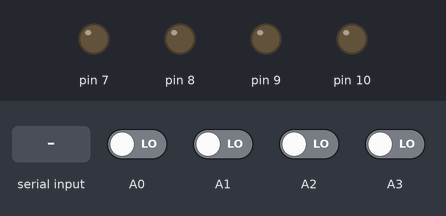
Bench run of a sketch on a simulated Arduino Uno, built with avr-gcc and run on an emulated ATmega328P. Shown: output pins drawn as LEDs (lit = HIGH). Dashed ring = blinking. Inputs (shaded band) come from the test bench; at power-on: A0–3 LOW.

Above: at 1.2 s.
1.3 s: "p" received over Serial
At 1.8 s:
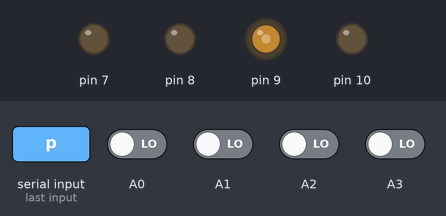
2.8 s: A0 driven HIGH
At 3.3 s:
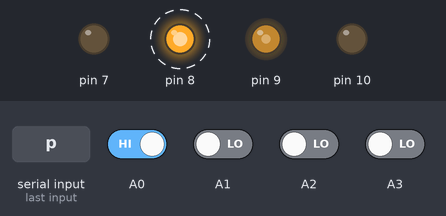
5.8 s: "w" received over Serial
At 8.5 s:
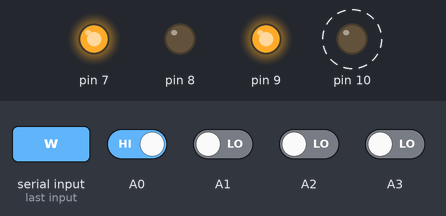
8.8 s: "s" received over Serial
At 9.9 s:
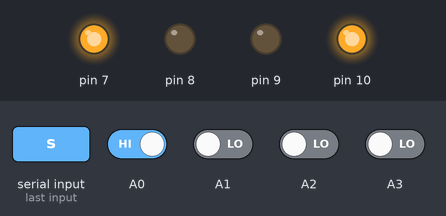
10.3 s: "a" received over Serial
At 11.0 s:
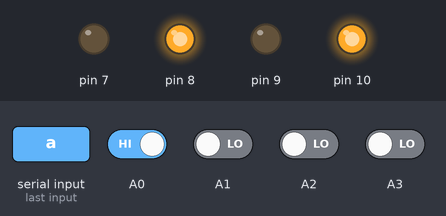
11.8 s: "w" received over Serial
At 12.2 s:
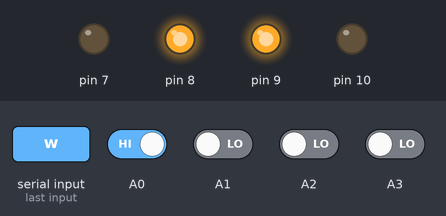
Timing chart, 0 to 14.3 s (numbered marks = the images above; inputs shaded):
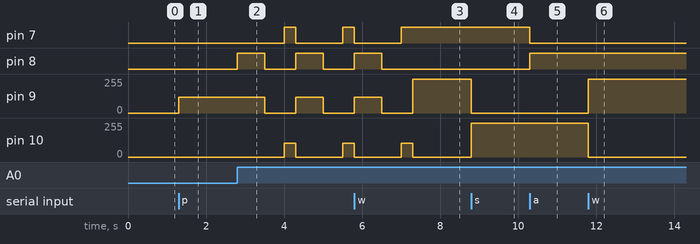

The sketch:

openwrt_control_car.ino
```cpp
int cmd=0;
char shuju;
char a;
void setup()
{
Serial.begin(9600);
pinMode(7,OUTPUT);
pinMode(10,OUTPUT);
pinMode(8,OUTPUT);
pinMode(9,OUTPUT);
pinMode(A0,INPUT);
pinMode(A2,INPUT);
pinMode(A3,INPUT);
pinMode(A4,INPUT);
}
void loop()
{
  if(Serial.available()>0)
  {
    shuju=Serial.read();
//    Serial.print(shuju);
//    Serial.println();

  }
 switch(shuju)
{
     case 'h':x();  break;
     case 'p': xunji();break;
     default: kaiche(shuju);

  }

}

void r()
{
  digitalWrite(7,HIGH);
  digitalWrite(8,LOW);

}
void l()
{
  digitalWrite(7,LOW);
  digitalWrite(8,HIGH);

  }
void ww()
{

  digitalWrite(10,LOW);
  digitalWrite(9,HIGH);
}
void w()
{

  digitalWrite(10,LOW);
  analogWrite(9,120);

  }
void s()
{
  analogWrite(10,105);
  digitalWrite(9,LOW);

  }
void ss()
{
  digitalWrite(10,HIGH);
  digitalWrite(9,LOW);

  }
void x()
{
  digitalWrite(10,LOW);
  digitalWrite(9,LOW);
  digitalWrite(7,LOW);
  digitalWrite(8,LOW);
}

void kaiche(char shuju1)
{
switch(shuju1)
{
     case 'w': ww();  break;
     case 'd':  r();break;
     case 's': ss(); break;
     case 'a':  l(); break;
     default: x();

  }
}

void xunji()
{
    if(digitalRead(A3)==HIGH)
  {
   cmd=3;
   }
 if(digitalRead(A1)==HIGH)
    {
      cmd=2;
     }
  if(digitalRead(A2)==HIGH)
  {
    cmd=4;
  }
  if(digitalRead(A0)==HIGH)
  {
       cmd=1;
   }
if(digitalRead(A0)==LOW&&digitalRead(A1)==LOW&&digitalRead(A2)==LOW&&digitalRead(A3)==LOW)
  {
     cmd=0;
  }
  switch(cmd)
  {
  case 0:digitalWrite(7,LOW); digitalWrite(8,LOW);w();break;
  case 1:l();w();delay(700);x();delay(500);r();s();delay(300);break;
  case 2: r();w();delay(700); x();delay(500);l();s();delay(300);break;
  case 3:l();s();delay(700); x();delay(500);r(); w();delay(300);break;
  case 4: r();s(); delay(700);x();delay(500);l();w();delay(300);break;
  default:x();
  }
}
```

Measured:
- after the input at 1.3 s, pin 9: 0/255 → 120/255 at once
- after the input at 2.8 s, pin 7: LOW → HIGH after 1.2 s, → LOW 0.30 s later, → HIGH 1.2 s later; pin 8: alternates HIGH for 0.70 s and LOW for 0.80 s, starting at once; pin 9: 120/255 → 0/255 after 0.70 s, → 120/255 0.80 s later, → 0/255 0.70 s later; pin 10: 0/255 → 105/255 after 1.2 s, → 0/255 0.30 s later, → 105/255 1.2 s later
- after the input at 5.8 s, pin 7: goes on until 7.0 s, then stays HIGH; pin 8: goes on until 6.5 s, then stays LOW
- after the input at 8.8 s, pin 9: 255/255 → 0/255 at once; pin 10: 0/255 → 255/255 at once
- after the input at 10.3 s, pin 7: HIGH → LOW at once; pin 8: LOW → HIGH at once
- after the input at 11.8 s, pin 9: 0/255 → 255/255 at once; pin 10: 255/255 → 0/255 at once
